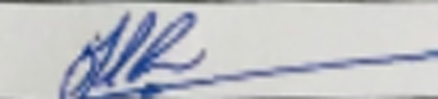
#> input picture quaryImage/1.png, 438 x 99 px
$ python investigate.py
#> lines starting #> are read from the running program, lines starting #| are printed output that depends on the picture
import numpy as np
import cv2
from matplotlib import pyplot as plt
import glob

fpath = 'testImage/1/'
path = glob.glob(fpath+'*.png')
count = 1

for image in path:
    query_img = cv2.imread('quaryImage/1.png')
#> query_img is the input picture: shape (99, 438, 3); mean B, G, R 198.1, 193, 190.7
    train_img = cv2.imread(image)
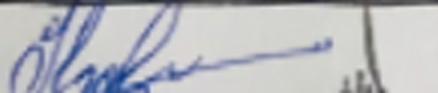
#> input picture testImage/1/1.png, 438 x 93 px
#> train_img is the input picture: shape (93, 438, 3); mean B, G, R 190.5, 184.9, 183.3

    query_img = cv2.resize(query_img, None, fx=2, fy=2, interpolation=cv2.INTER_CUBIC)
#> query_img: shape (198, 876, 3)
    train_img = cv2.resize(train_img, None, fx=2, fy=2, interpolation=cv2.INTER_CUBIC)
#> train_img: shape (186, 876, 3)
    cv2.imshow('img',query_img)

    query_img_gray = cv2.cvtColor(query_img,cv2.COLOR_BGR2GRAY)
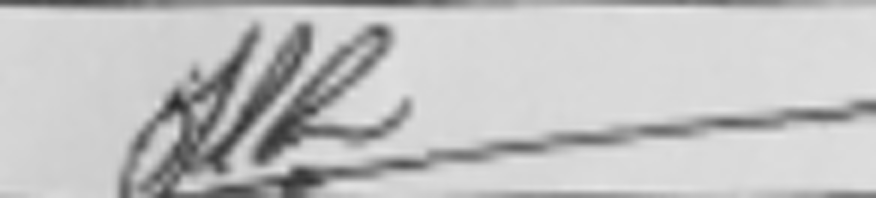
#> query_img_gray: shape (198, 876); min 40, max 230, mean 192.9
    train_img_gray = cv2.cvtColor(train_img, cv2.COLOR_BGR2GRAY)
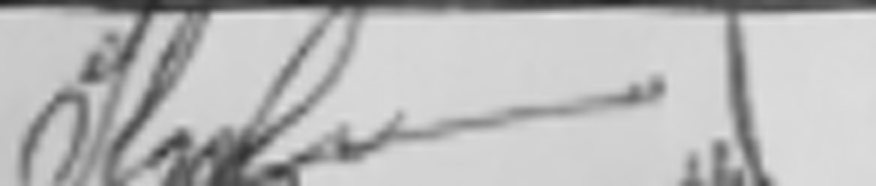
#> train_img_gray: shape (186, 876); min 30, max 229, mean 185.1

#  Initialize the ORB detector algorithm
    orb = cv2.ORB_create(1000)

# Detect keypoints (features) cand calculate the descriptors
    query_keypoints, query_descriptors = orb.detectAndCompute(query_img_gray,None)
#> query_keypoints = 105 keypoints; strongest (x, y, size): (176, 96, 92.6), (177, 95, 77.1), (176, 116, 64.3), (311, 119, 77.1)
    train_keypoints, train_descriptors = orb.detectAndCompute(train_img_gray,None)
#> train_keypoints = 28 keypoints; strongest (x, y, size): (82, 77, 77.1), (83, 77, 64.3), (657, 85, 77.1), (83, 78, 53.6)

#     print(len(query_keypoints), len(train_keypoints))
    x = len(query_keypoints)
#> x = 105
    y = len(train_keypoints)
#> y = 28


    if (x < y):
        matchingPer = (x/y)*100

    elif (x>y):
        matchingPer = (y/x)*100
#> matchingPer = 26.67

    else: matchingPer = 100


    if matchingPer > 70:
        print('matched image'+str(count))

    else: print('Not matched image'+str(count))

    count+=1


cv2.waitKey(0)
cv2.destroyAllWindows()
